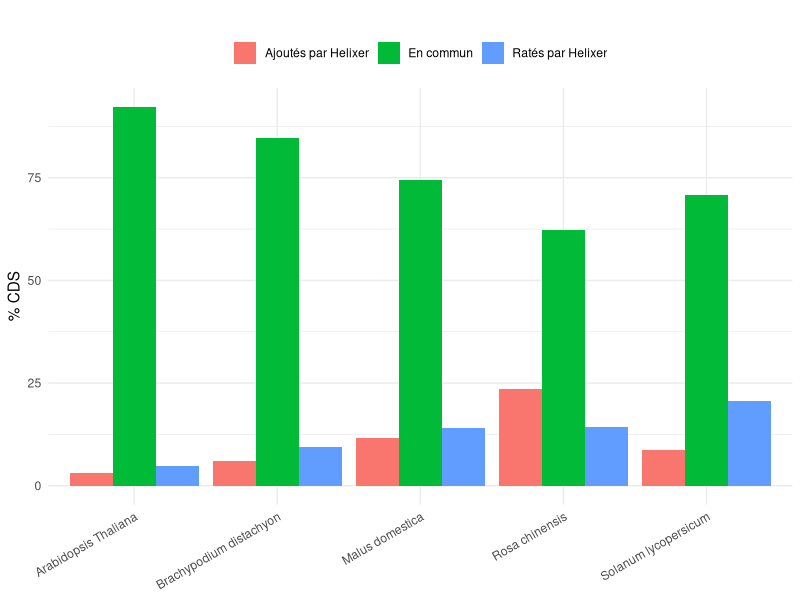

This figure's R source: (Note: this script raises an error after producing the figure.)
library(ggplot2)

# Données comme dans ton graphe
data <- data.frame(
  species = rep(c("Arabidopsis Thaliana", "Brachypodium distachyon", "Malus domestica","Rosa chinensis", "Solanum lycopersicum"), each = 3),
  tool = rep(c("En commun", "Ajoutés par Helixer", "Ratés par Helixer"), times = 5),
  walltime = c(45925/(45925+1479+2341), 1479/(45925+1479+2341), 2341/(45925+1479+2341), 
               51203/(51203+3621+5632), 3621/(51203+3621+5632), 5632/(51203+3621+5632), 
               38005/(38005+5910+7110), 5910/(38005+5910+7110), 7110/(38005+5910+7110),
               32306/(32306+12196+7362), 12196/(32306+12196+7362), 7362/(32306+12196+7362),
               26397/(26397+3229+7677), 3229/(26397+3229+7677), 7677/(26397+3229+7677)
               )
)

# Barplot groupé
ggplot(data, aes(x = species, y = walltime*100, fill = tool)) +
  geom_bar(stat = "identity", position = position_dodge()) +
  labs(
    y = "% CDS",
    x = NULL,
    fill = NULL
  ) +
  theme_minimal() +
  theme(
    legend.position = "top",
    axis.text.x = element_text(angle = 30, hjust = 1),
    plot.title = element_text(hjust = -0.1),
    plot.subtitle = element_text(face = "bold")
  ) +
  ggtitle("")






# Arabidopsis added
at_ad <- unique(Arabidopsis.thaliana_added$V1)
ad <- sapply(at_ad, function(element) {
  sum(Arabidopsis.thaliana_added$V1 == element)
})

# Arabidopsis missed
at_mi <- unique(Arabidopsis.thaliana_missed$V1)
mi <- sapply(at_mi, function(element) {
  sum(Arabidopsis.thaliana_missed$V1 == element)
})

# Malus added
ma_ad <- unique(Malus.domestica_added$V1)
ad1 <- sapply(ma_ad, function(element) {
  sum(Malus.domestica_added$V1 == element)
})

# Malus missed
ma_mi <- unique(Malus.domestica_missed$V1)
mi1 <- sapply(ma_mi, function(element) {
  sum(Malus.domestica_missed$V1 == element)
})

barplot(ad, col="darkblue", xlab = "Chromosome", ylab = "CDS ajoutés")
barplot(ad1, col="darkorange",, xlab = "Chromosome", ylab = "CDS ajoutés")
barplot(mi, col="darkred", , xlab = "Chromosome", ylab = "CDS ratés")
barplot(mi1, col="darkgreen", , xlab = "Chromosome", ylab = "CDS ratés")


length(MDsame[MDsame$Score.Identité >= 95,1])/length(MDsame$Score.Identité) * 100
length(ATsame[ATsame$Score.Identité >= 95,1]) / length(ATsame$Score.Identité) * 100

length(ATalmost[ATalmost$Score.Identité >= 95,1]) /length(ATalmost$Score.Identité) * 100
length(MDalmost[MDalmost$Score.Identité >= 95,1]) /length(MDalmost$Score.Identité) * 100
